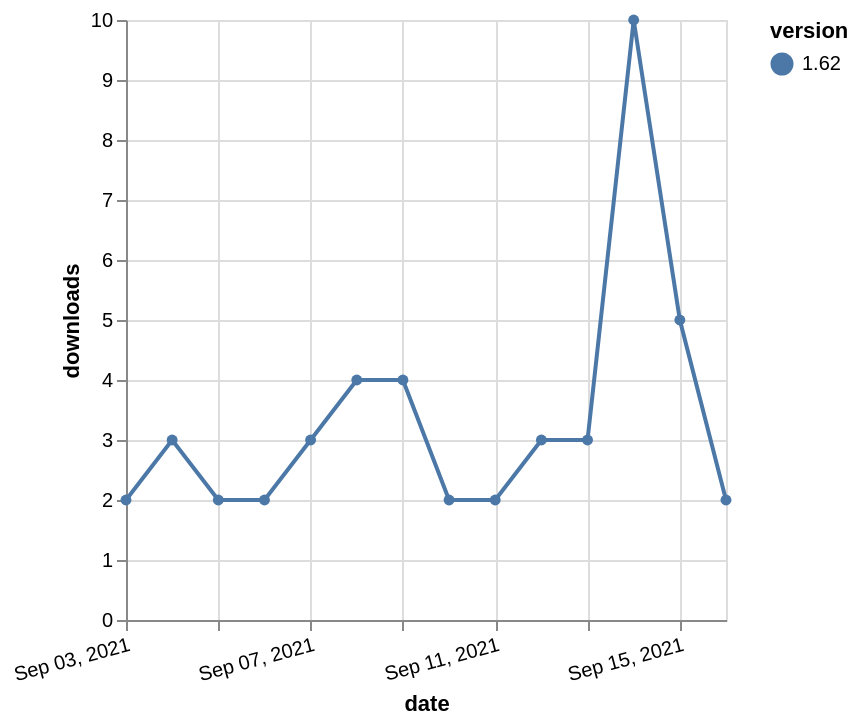

Here is the Vega-Lite specification saved for this chart:
### Vega-Lite specification from a JSON file in a GitHub repository (floating-point values rounded to 4 significant figures)
{"$schema": "https://vega.github.io/schema/vega-lite/v5.json", "description": "A simple bar chart with embedded data.", "data": {"values": [{"date": "2021-09-03", "total": 3607, "delta": 2, "version": "1.62"}, {"date": "2021-09-04", "total": 3610, "delta": 3, "version": "1.62"}, {"date": "2021-09-05", "total": 3612, "delta": 2, "version": "1.62"}, {"date": "2021-09-06", "total": 3614, "delta": 2, "version": "1.62"}, {"date": "2021-09-07", "total": 3617, "delta": 3, "version": "1.62"}, {"date": "2021-09-08", "total": 3621, "delta": 4, "version": "1.62"}, {"date": "2021-09-09", "total": 3625, "delta": 4, "version": "1.62"}, {"date": "2021-09-10", "total": 3627, "delta": 2, "version": "1.62"}, {"date": "2021-09-11", "total": 3629, "delta": 2, "version": "1.62"}, {"date": "2021-09-12", "total": 3632, "delta": 3, "version": "1.62"}, {"date": "2021-09-13", "total": 3635, "delta": 3, "version": "1.62"}, {"date": "2021-09-14", "total": 3645, "delta": 10, "version": "1.62"}, {"date": "2021-09-15", "total": 3650, "delta": 5, "version": "1.62"}, {"date": "2021-09-16", "total": 3652, "delta": 2, "version": "1.62"}]}, "width": "container", "mark": {"type": "line", "point": {"filled": true}}, "encoding": {"x": {"field": "date", "type": "temporal", "timeUnit": "yearmonthdate", "title": "date", "axis": {"labelAngle": -15}}, "y": {"field": "delta", "type": "quantitative", "title": "downloads"}, "color": {"field": "version", "type": "nominal"}, "tooltip": {"field": "delta"}}}
